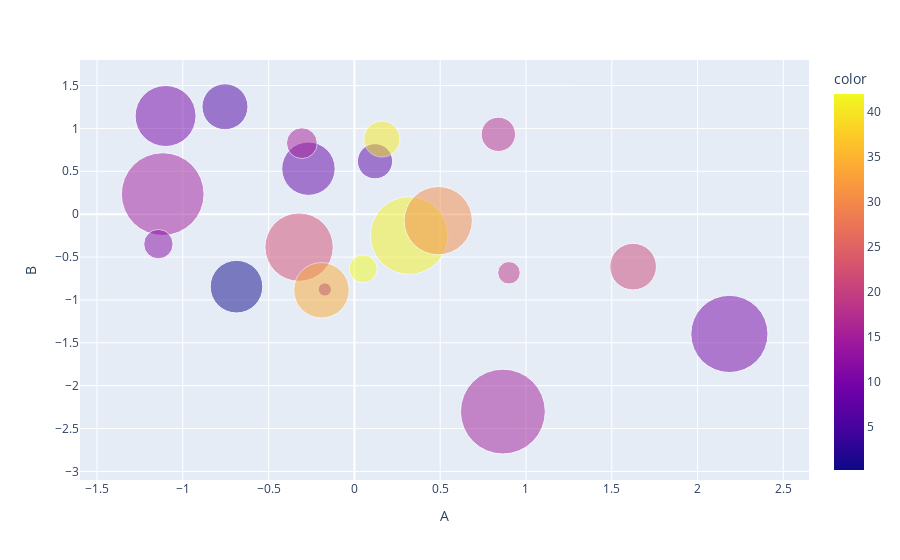

Notebook source saved alongside this figure:
### Code cell
fig = px.scatter(df4, x='A', y='B', size=abs(df4.C)*10, color=abs(df4.D)*20, 
                opacity=0.5, hover_name='Name', size_max=60)
fig.show()

### Figure 1 — Plotly figure (JSON) as saved in the notebook; plotly's stock layout.template omitted (floating-point values rounded to 4 significant figures)
{"data": [{"hovertemplate": "<b>%{hovertext}</b><br><br>A=%{x}<br>B=%{y}<br>size=%{marker.size}<br>color=%{marker.color}<extra></extra>", "hovertext": [0, 1, 2, 3, 4, 5, 6, 7, 8, 9, 10, 11, 12, 13, 14, 15, 16, 17, 18, 19], "legendgroup": "", "marker": {"color": [21.46, 15.22, 41.2, 22.0, 11.66, 10.05, 18.72, 7.935, 0.2533, 14.84, 33.85, 42.01, 7.045, 11.73, 17.7, 5.962, 30.4, 10.09, 40.44, 15.24], "coloraxis": "coloraxis", "opacity": 0.5, "size": [5.282, 17.45, 14.62, 11.34, 0.4221, 9.016, 1.229, 6.917, 6.712, 16.6, 7.472, 1.909, 3.002, 2.089, 2.856, 5.129, 11.32, 14.44, 3.156, 2.301], "sizemode": "area", "sizeref": 0.004847, "symbol": "circle"}, "mode": "markers", "name": "", "orientation": "v", "showlegend": false, "type": "scatter", "x": [1.624, 0.8654, 0.319, -0.3224, -0.1724, -1.101, 0.9009, -0.2679, -0.6872, -1.117, -0.1918, 0.05081, 0.1202, -1.143, 0.839, -0.7544, 0.4885, 2.186, 0.16, -0.3062], "xaxis": "x", "y": [-0.6118, -2.302, -0.2494, -0.3841, -0.8779, 1.145, -0.6837, 0.5304, -0.8452, 0.2344, -0.8876, -0.637, 0.6172, -0.3493, 0.9311, 1.253, -0.07557, -1.396, 0.8762, 0.828], "yaxis": "y"}], "layout": {"coloraxis": {"colorbar": {"title": {"text": "color"}}, "colorscale": [[0, "#0d0887"], [0.1111, "#46039f"], [0.2222, "#7201a8"], [0.3333, "#9c179e"], [0.4444, "#bd3786"], [0.5556, "#d8576b"], [0.6667, "#ed7953"], [0.7778, "#fb9f3a"], [0.8889, "#fdca26"], [1, "#f0f921"]]}, "legend": {"itemsizing": "constant", "tracegroupgap": 0}, "margin": {"t": 60}, "xaxis": {"anchor": "y", "domain": [0, 1], "title": {"text": "A"}}, "yaxis": {"anchor": "x", "domain": [0, 1], "title": {"text": "B"}}}}
